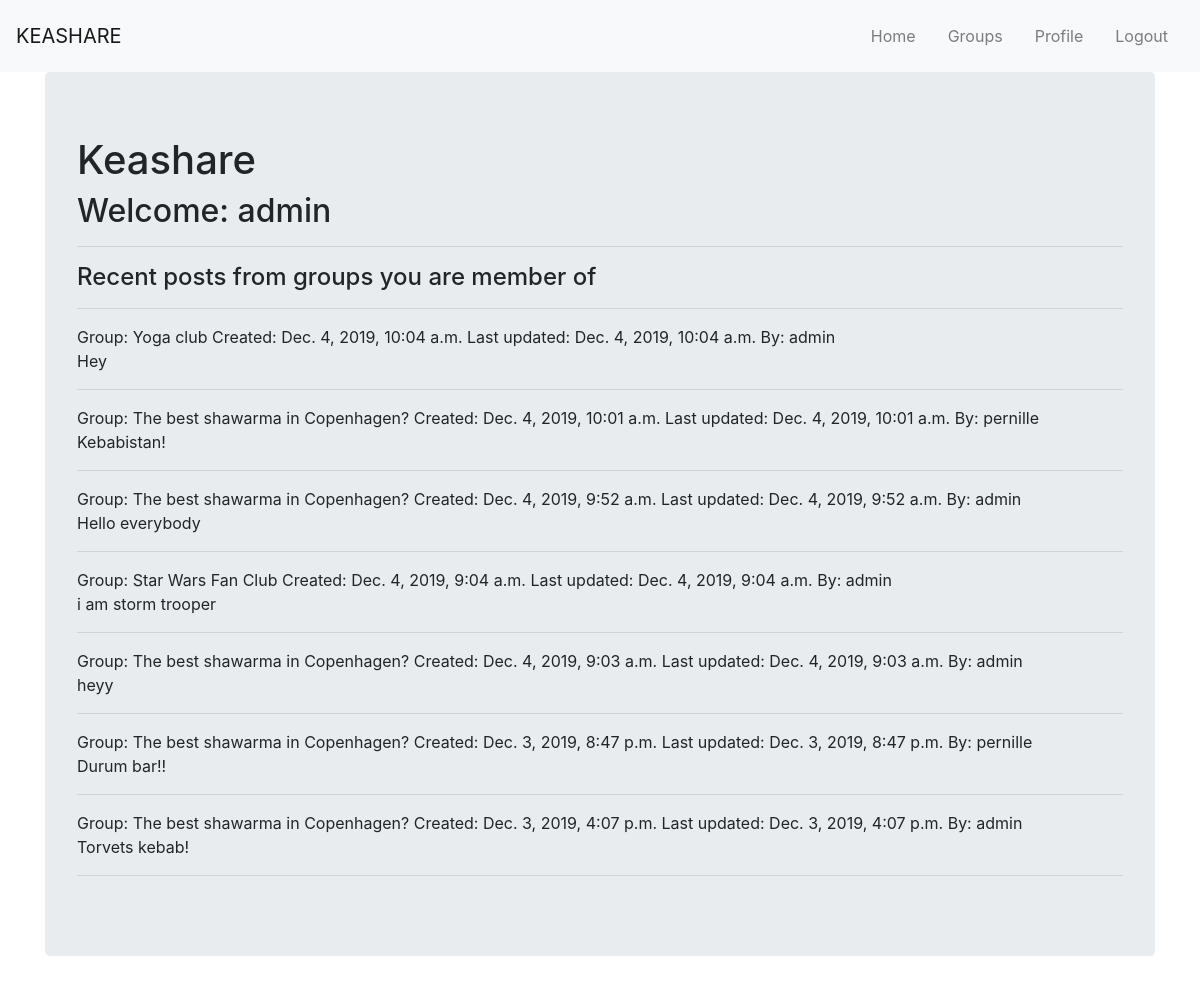
The app's page /keashare/ (signed in), older data.
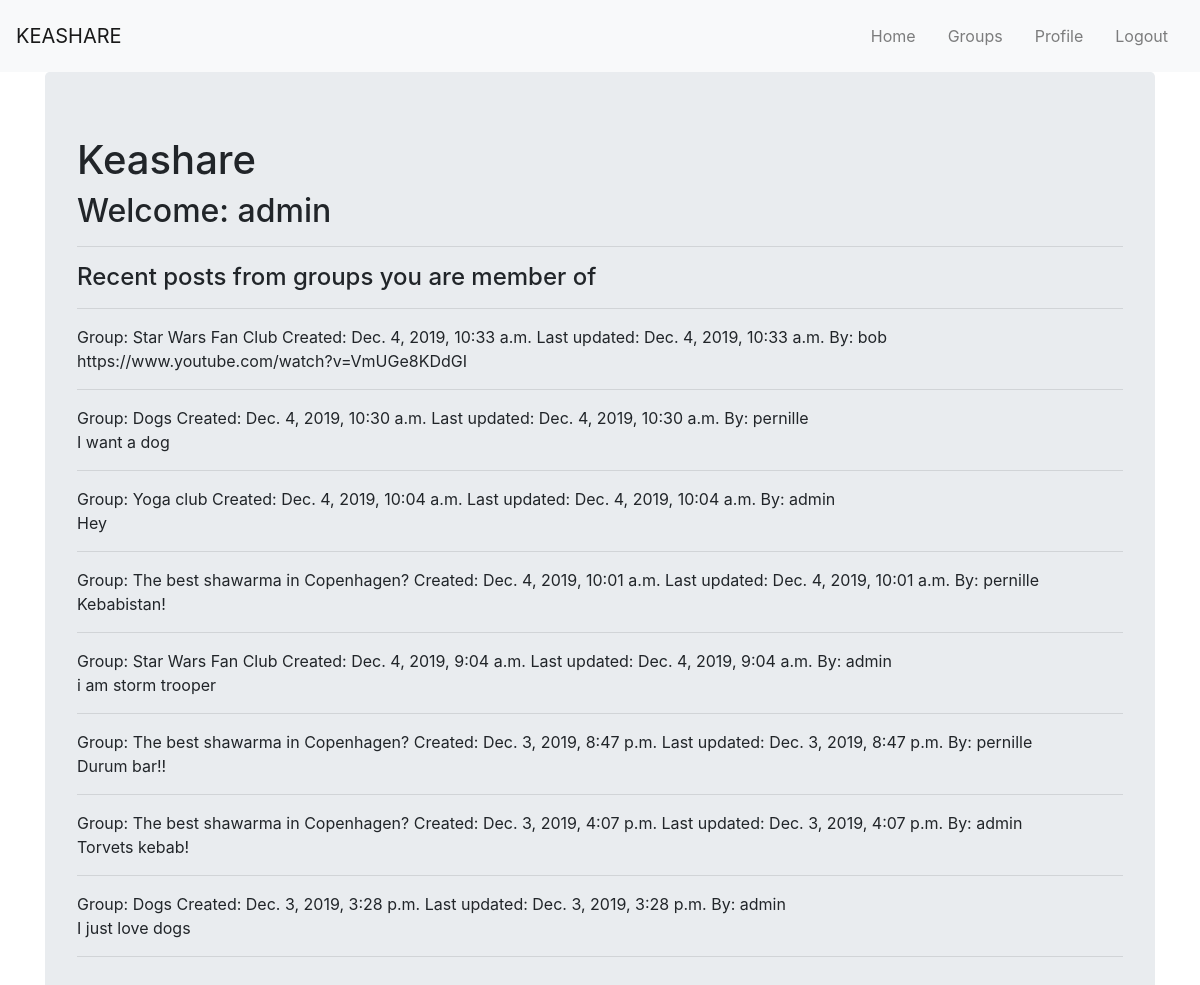
The same page, newer data.
### keashareapp/models.py (models this page shows, shortened)
class Post(models.Model):
    user = models.ForeignKey(User, on_delete=models.CASCADE)
    created = models.DateTimeField(auto_now_add=True)
    group = models.ForeignKey(AppGroup, on_delete=models.CASCADE)
    last_updated = models.DateTimeField(auto_now=True)
    text = models.TextField()

class AppGroup(models.Model):
    owner = models.ForeignKey(User, on_delete=models.CASCADE, related_name='owners')
    users = models.ManyToManyField(User) # members
    name = models.CharField(max_length=200)
    description = models.TextField()

### keashareapp/views.py (the view)
# urls.py: path('', views.index, name='index'),
def index(request):
    user = request.user
    if request.method == 'GET':
        user_groups = models.AppGroup.objects.filter(users__username__contains=user.username)
        posts = models.Post.objects.filter(group__in=user_groups).order_by('-created')[:10] # show correct posts, order-by, limit
        context = {
            'user': user,
            'posts': posts,
            'user_groups': user_groups,
        }
        return render(request, 'keashareapp/index.html', context=context)

### keashareapp/templates/keashareapp/index.html (shortened to what this page needs)
{% extends 'base.html' %}
{% block nav %}
    <ul class="navbar-nav ml-auto flex-nowrap">
        <li class="nav-item">
            <a href="{% url 'keashareapp:index' %}" class="nav-link m-2 menu-item nav-active">Home</a>
        </li>
        <li class="nav-item">
            <a href="{% url 'keashareapp:groups' %}" class="nav-link m-2 menu-item nav-active">Groups</a>
        </li>
        <li class="nav-item">
            <a href="{% url 'loginapp:profile' %}" class="nav-link m-2 menu-item nav-active">Profile</a>
        </li>
        <li class="nav-item">
            <a href="{% url 'loginapp:logout' %}" class="nav-link m-2 menu-item nav-active">Logout</a>
        </li>
    </ul>
{% endblock %}
{% block body %}
<div class="container">
    <div class="jumbotron">
        <h1>Keashare</h1>
        <h2>Welcome: {{ user.username }}</h2>
        <hr>
        <h4>Recent posts from groups you are member of</h4>
        <hr>
        <div>
            {% for post in posts %}
                Group: {{ post.group.name }}
                Created: {{ post.created }}
                Last updated: {{ post.last_updated }}
                By: {{ post.user }}
                <div>{{ post.text }}</div>
                <hr>
            {% endfor %}
        </div>
    </div>
</div>
{% endblock %}

Row changes from the older to the newer data that the page shows:
removed Post: group.name "The best shawarma in Copenhagen?", created "Dec. 4, 2019, 9:52 a.m.", last_updated "Dec. 4, 2019, 9:52 a.m.", user "admin", text "Hello everybody"
removed Post: group.name "The best shawarma in Copenhagen?", created "Dec. 4, 2019, 9:03 a.m.", last_updated "Dec. 4, 2019, 9:03 a.m.", user "admin", text "heyy"
added Post: group.name "Star Wars Fan Club", created "Dec. 4, 2019, 10:33 a.m.", last_updated "Dec. 4, 2019, 10:33 a.m.", user "bob", text "https://www.youtube.com/watch?v=VmUGe8KDdGI"
added Post: group.name "Dogs", created "Dec. 4, 2019, 10:30 a.m.", last_updated "Dec. 4, 2019, 10:30 a.m.", user "pernille", text "I want a dog"
now on this page (row unchanged): Post: group.name "Dogs", created "Dec. 3, 2019, 3:28 p.m.", last_updated "Dec. 3, 2019, 3:28 p.m.", user "admin", text "I just love dogs"
